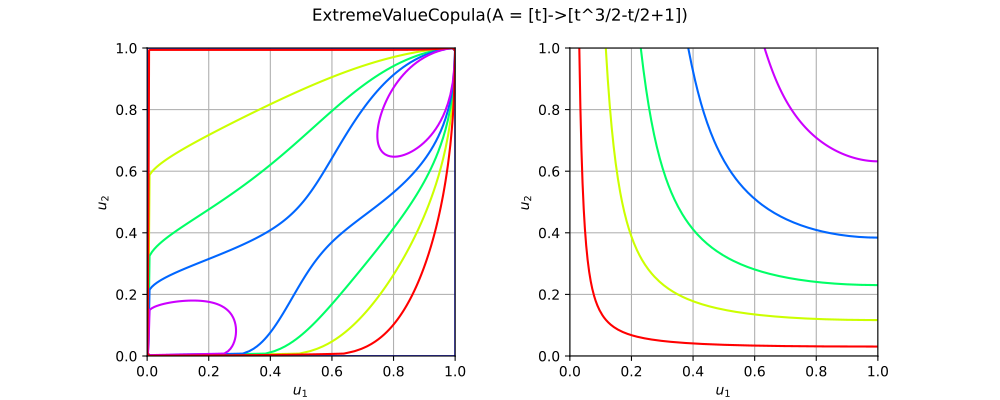

Here is the Python script that generated this plot:
import openturns as ot
from matplotlib import pyplot as plt
from openturns.viewer import View
if ot.ExtremeValueCopula().__class__.__name__ == 'EmpiricalBernsteinCopula':
    sample = ot.Dirichlet([1.0, 2.0, 3.0]).getSample(100)
    copula = ot.EmpiricalBernsteinCopula(sample, 4)
elif ot.ExtremeValueCopula().__class__.__name__ == 'ExtremeValueCopula':
    copula = ot.ExtremeValueCopula(ot.SymbolicFunction("t", "t^3/2-t/2+1"))
elif ot.ExtremeValueCopula().__class__.__name__ == 'MaximumEntropyOrderStatisticsCopula':
    marginals = [ot.Beta(1.5, 3.2, 0.0, 1.0),  ot.Beta(2.0, 4.3, 0.5, 1.2)]
    copula = ot.MaximumEntropyOrderStatisticsCopula(marginals)
elif ot.ExtremeValueCopula().__class__.__name__ == 'NormalCopula':
    R = ot.CorrelationMatrix(2)
    R[1, 0] = 0.8
    copula = ot.NormalCopula(R)
elif ot.ExtremeValueCopula().__class__.__name__ == 'SklarCopula':
    student = ot.Student(3.0, [1.0]*2, [3.0]*2, ot.CorrelationMatrix(2))
    copula =  ot.SklarCopula(student)
else:
    copula = ot.ExtremeValueCopula()
if copula.getDimension() == 1:
    copula = ot.ExtremeValueCopula(2)
copula.setDescription(['$u_1$', '$u_2$'])
pdf_graph = copula.drawPDF()
cdf_graph = copula.drawCDF()
fig = plt.figure(figsize=(10, 4))
pdf_axis = fig.add_subplot(121)
cdf_axis = fig.add_subplot(122)
View(pdf_graph, figure=fig, axes=[pdf_axis], add_legend=False, square_axes=True)
View(cdf_graph, figure=fig, axes=[cdf_axis], add_legend=False, square_axes=True)
title = str(copula)[:100].split('\n')[0]
fig.suptitle(title)
